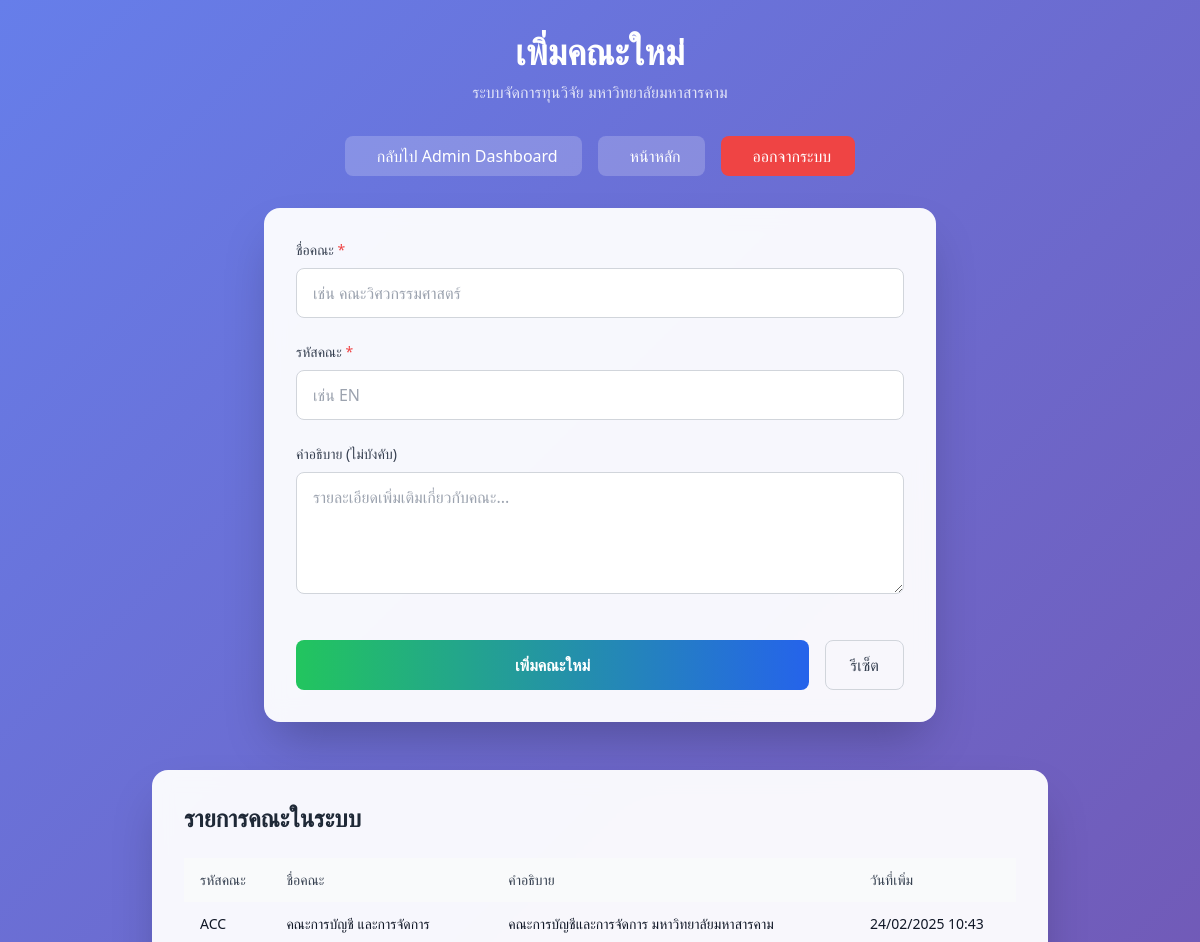
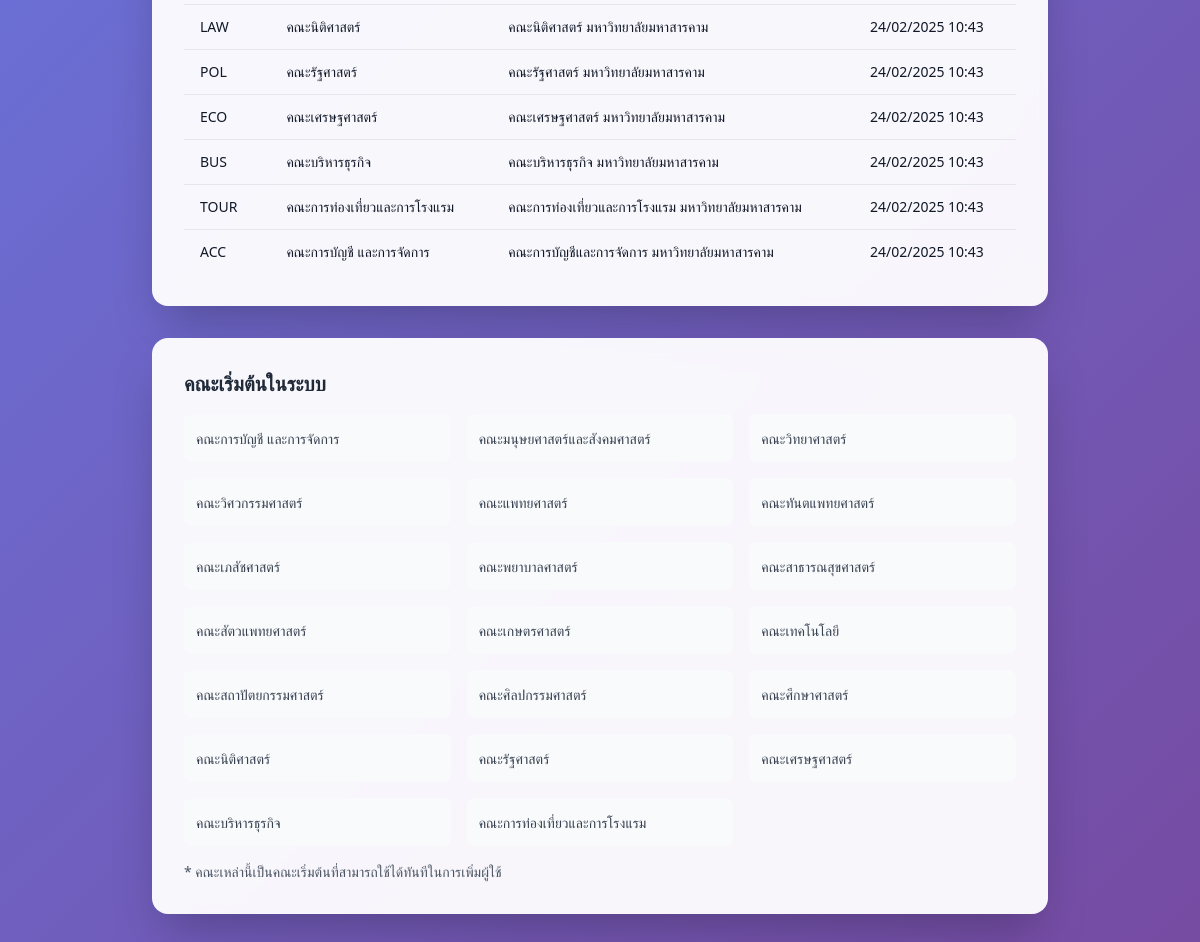
/add_faculty.php (signed in), run on the app's committed database (2 pictures, top to bottom).
### tables this page shows
CREATE TABLE `faculties` (
  `id` int(11) NOT NULL,
  `faculty_name` varchar(255) NOT NULL COMMENT 'ชื่อคณะ',
  `faculty_code` varchar(10) NOT NULL COMMENT 'รหัสคณะ',
  `description` text DEFAULT NULL COMMENT 'คำอธิบายคณะ',
  `created_at` timestamp NOT NULL DEFAULT current_timestamp() COMMENT 'วันที่สร้าง'
);

### src/add_faculty.php (the view, shortened to what this page needs)
<?php
$conn = new mysqli(DB_HOST, DB_USER, DB_PASS, DB_NAME);
$faculties = [];
$sql = "SELECT faculty_name, faculty_code, description, created_at FROM faculties ORDER BY created_at DESC";
$result = $conn->query($sql);
if ($result && $result->num_rows > 0) {
    while ($row = $result->fetch_assoc()) {
        $faculties[] = $row;
    }
}
?>
<!DOCTYPE html>
<html lang="th">
<head>
    <script src="https://cdn.tailwindcss.com"></script>
    <link rel="stylesheet" href="assets/add_faculty.css">
</head>
<body class="gradient-bg min-h-screen">
    <div class="container mx-auto px-4 py-8">
        <div class="text-center mb-8">
            <h1 class="text-4xl font-bold text-white mb-2">เพิ่มคณะใหม่</h1>
            <p class="text-white/80">ระบบจัดการทุนวิจัย มหาวิทยาลัยมหาสารคาม</p>
        </div>
        <div class="flex justify-center mb-8">
            <a href="admin_dashboard.php" class="bg-white/20 text-white px-6 py-2 rounded-lg hover:bg-white/30 transition-all duration-300 mr-4">
                <i class="fas fa-arrow-left mr-2"></i>กลับไป Admin Dashboard
            </a>
            <a href="index.php" class="bg-white/20 text-white px-6 py-2 rounded-lg hover:bg-white/30 transition-all duration-300 mr-4">
                <i class="fas fa-home mr-2"></i>หน้าหลัก
            </a>
            <a href="controller/logout.php" class="bg-red-500 text-white px-6 py-2 rounded-lg hover:bg-red-600 transition-all duration-300">
                <i class="fas fa-sign-out-alt mr-2"></i>ออกจากระบบ
            </a>
        </div>
        <div class="max-w-2xl mx-auto">
            <div class="form-container rounded-2xl shadow-2xl p-8">
                <form method="POST" class="space-y-6">
                    <div>
                        <label for="faculty_name" class="block text-sm font-medium text-gray-700 mb-2">
                            ชื่อคณะ <span class="text-red-500">*</span>
                        </label>
                        <input type="text"
                               id="faculty_name"
                               name="faculty_name"
                               value="<?php echo htmlspecialchars($_POST['faculty_name'] ?? ''); ?>"
                               class="input-field w-full px-4 py-3 border border-gray-300 rounded-lg focus:ring-2 focus:ring-blue-500 focus:border-transparent"
                               placeholder="เช่น คณะวิศวกรรมศาสตร์"
                               required>
                    </div>
                    <div>
                        <label for="faculty_code" class="block text-sm font-medium text-gray-700 mb-2">
                            รหัสคณะ <span class="text-red-500">*</span>
                        </label>
                        <input type="text"
                               id="faculty_code"
                               name="faculty_code"
                               value="<?php echo htmlspecialchars($_POST['faculty_code'] ?? ''); ?>"
                               class="input-field w-full px-4 py-3 border border-gray-300 rounded-lg focus:ring-2 focus:ring-blue-500 focus:border-transparent"
                               placeholder="เช่น EN"
                               maxlength="10"
                               required>
                    </div>
                    <div>
                        <label for="description" class="block text-sm font-medium text-gray-700 mb-2">
                            คำอธิบาย (ไม่บังคับ)
                        </label>
                        <textarea id="description"
                                  name="description"
                                  rows="4"
                                  class="input-field w-full px-4 py-3 border border-gray-300 rounded-lg focus:ring-2 focus:ring-blue-500 focus:border-transparent"
                                  placeholder="รายละเอียดเพิ่มเติมเกี่ยวกับคณะ..."><?php echo htmlspecialchars($_POST['description'] ?? ''); ?></textarea>
                    </div>
                    <div class="flex gap-4 pt-4">
                        <button type="submit"
                                class="flex-1 bg-gradient-to-r from-green-500 to-blue-600 text-white py-3 px-6 rounded-lg font-semibold hover:from-green-600 hover:to-blue-700 transition-all duration-300 transform hover:scale-105">
                            เพิ่มคณะใหม่
                        </button>
                        <button type="reset"
                                class="px-6 py-3 border border-gray-300 text-gray-700 rounded-lg hover:bg-gray-50 transition-all duration-300">
                            รีเซ็ต
                        </button>
                    </div>
                </form>
            </div>
        </div>
        <div class="max-w-4xl mx-auto mt-12">
            <div class="form-container rounded-2xl shadow-2xl p-8">
                <h2 class="text-2xl font-bold text-gray-800 mb-6">รายการคณะในระบบ</h2>
                <div class="overflow-x-auto">
                    <table class="w-full table-auto">
                        <thead class="bg-gray-50">
                            <tr>
                                <th class="px-4 py-3 text-left text-sm font-medium text-gray-700">รหัสคณะ</th>
                                <th class="px-4 py-3 text-left text-sm font-medium text-gray-700">ชื่อคณะ</th>
                                <th class="px-4 py-3 text-left text-sm font-medium text-gray-700">คำอธิบาย</th>
                                <th class="px-4 py-3 text-left text-sm font-medium text-gray-700">วันที่เพิ่ม</th>
                            </tr>
                        </thead>
                        <tbody class="divide-y divide-gray-200">
                            <?php if (empty($faculties)): ?>
                                <tr>
                                    <td colspan="4" class="px-4 py-3 text-center text-gray-500">ยังไม่มีคณะในระบบ</td>
                                </tr>
                            <?php else: ?>
                                <?php foreach ($faculties as $faculty): ?>
                                    <tr class="hover:bg-gray-50">
                                        <td class="px-4 py-3 text-sm font-medium text-gray-900"><?php echo htmlspecialchars($faculty['faculty_code']); ?></td>
                                        <td class="px-4 py-3 text-sm text-gray-900"><?php echo htmlspecialchars($faculty['faculty_name']); ?></td>
                                        <td class="px-4 py-3 text-sm text-gray-900"><?php echo htmlspecialchars($faculty['description'] ?: '-'); ?></td>
                                        <td class="px-4 py-3 text-sm text-gray-900"><?php echo date('d/m/Y H:i', strtotime($faculty['created_at'])); ?></td>
                                    </tr>
                                <?php endforeach; ?>
                            <?php endif; ?>
                        </tbody>
                    </table>
                </div>
            </div>
        </div>
        <div class="max-w-4xl mx-auto mt-8">
            <div class="form-container rounded-2xl shadow-2xl p-8">
                <h3 class="text-xl font-bold text-gray-800 mb-4">คณะเริ่มต้นในระบบ</h3>
                <div class="grid grid-cols-1 md:grid-cols-2 lg:grid-cols-3 gap-4">
                    <?php
                    $default_faculties = [
                        'คณะการบัญชี และการจัดการ',
                        'คณะมนุษยศาสตร์และสังคมศาสตร์',
                        'คณะวิทยาศาสตร์',
                        'คณะวิศวกรรมศาสตร์',
                        'คณะแพทยศาสตร์',
                        'คณะทันตแพทยศาสตร์',
                        'คณะเภสัชศาสตร์',
                        'คณะพยาบาลศาสตร์',
                        'คณะสาธารณสุขศาสตร์',
                        'คณะสัตวแพทยศาสตร์',
                        'คณะเกษตรศาสตร์',
                        'คณะเทคโนโลยี',
                        'คณะสถาปัตยกรรมศาสตร์',
                        'คณะศิลปกรรมศาสตร์',
                        'คณะศึกษาศาสตร์',
                        'คณะนิติศาสตร์',
                        'คณะรัฐศาสตร์',
                        'คณะเศรษฐศาสตร์',
                        'คณะบริหารธุรกิจ',
                        'คณะการท่องเที่ยวและการโรงแรม'
                    ];
                    foreach ($default_faculties as $faculty): ?>
                        <div class="bg-gray-50 p-3 rounded-lg">
                            <span class="text-sm text-gray-700"><?php echo htmlspecialchars($faculty); ?></span>
                        </div>
                    <?php endforeach; ?>
                </div>
                <p class="text-sm text-gray-600 mt-4">
                    * คณะเหล่านี้เป็นคณะเริ่มต้นที่สามารถใช้ได้ทันทีในการเพิ่มผู้ใช้
                </p>
            </div>
        </div>
    </div>
</body>
</html>

### src/assets/add_faculty.css (style rules this page uses)
.gradient-bg { background: linear-gradient(135deg, #667eea 0%, #764ba2 100%); }
.form-container { background: rgba(255, 255, 255, 0.95); backdrop-filter: blur(10px); }
.input-field { transition: all 0.3s ease; }

### data on the page
faculties: faculty_code "ACC", faculty_name "คณะการบัญชี และการจัดการ", description "คณะการบัญชีและการจัดการ มหาวิทยาลัยมหาสารคาม", created_at "24/02/2025 10:43"
faculties: faculty_code "LAW", faculty_name "คณะนิติศาสตร์", description "คณะนิติศาสตร์ มหาวิทยาลัยมหาสารคาม", created_at "24/02/2025 10:43"
faculties: faculty_code "POL", faculty_name "คณะรัฐศาสตร์", description "คณะรัฐศาสตร์ มหาวิทยาลัยมหาสารคาม", created_at "24/02/2025 10:43"
faculties: faculty_code "ECO", faculty_name "คณะเศรษฐศาสตร์", description "คณะเศรษฐศาสตร์ มหาวิทยาลัยมหาสารคาม", created_at "24/02/2025 10:43"
faculties: faculty_code "BUS", faculty_name "คณะบริหารธุรกิจ", description "คณะบริหารธุรกิจ มหาวิทยาลัยมหาสารคาม", created_at "24/02/2025 10:43"
faculties: faculty_code "TOUR", faculty_name "คณะการท่องเที่ยวและการโรงแรม", description "คณะการท่องเที่ยวและการโรงแรม มหาวิทยาลัยมหาสารคาม", created_at "24/02/2025 10:43"
faculties: faculty_code "ACC", faculty_name "คณะการบัญชี และการจัดการ", description "คณะการบัญชีและการจัดการ มหาวิทยาลัยมหาสารคาม", created_at "24/02/2025 10:43"

### other printed values
$faculty "คณะการบัญชี และการจัดการ"
$faculty "คณะมนุษยศาสตร์และสังคมศาสตร์"
$faculty "คณะวิทยาศาสตร์"
$faculty "คณะวิศวกรรมศาสตร์"
$faculty "คณะแพทยศาสตร์"
$faculty "คณะทันตแพทยศาสตร์"
$faculty "คณะเภสัชศาสตร์"
$faculty "คณะพยาบาลศาสตร์"
$faculty "คณะสาธารณสุขศาสตร์"
$faculty "คณะสัตวแพทยศาสตร์"
$faculty "คณะเกษตรศาสตร์"
$faculty "คณะเทคโนโลยี"
$faculty "คณะสถาปัตยกรรมศาสตร์"
$faculty "คณะศิลปกรรมศาสตร์"
$faculty "คณะศึกษาศาสตร์"
